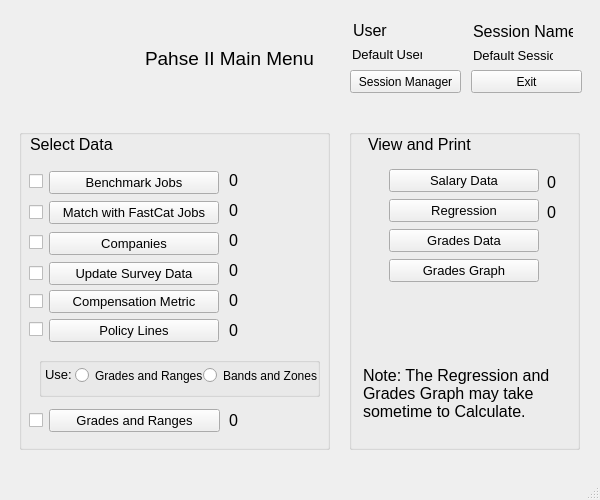
<?xml version="1.0" encoding="UTF-8"?>
<ui version="4.0">
 <class>MainWindow</class>
 <widget class="QMainWindow" name="MainWindow">
  <property name="enabled">
   <bool>true</bool>
  </property>
  <property name="geometry">
   <rect>
    <x>0</x>
    <y>0</y>
    <width>600</width>
    <height>500</height>
   </rect>
  </property>
  <property name="minimumSize">
   <size>
    <width>600</width>
    <height>500</height>
   </size>
  </property>
  <property name="maximumSize">
   <size>
    <width>600</width>
    <height>500</height>
   </size>
  </property>
  <property name="baseSize">
   <size>
    <width>600</width>
    <height>500</height>
   </size>
  </property>
  <property name="font">
   <font>
    <pointsize>10</pointsize>
   </font>
  </property>
  <property name="mouseTracking">
   <bool>false</bool>
  </property>
  <property name="acceptDrops">
   <bool>false</bool>
  </property>
  <property name="windowTitle">
   <string>MainWindow</string>
  </property>
  <widget class="QWidget" name="centralwidget">
   <widget class="QLabel" name="label">
    <property name="geometry">
     <rect>
      <x>0</x>
      <y>0</y>
      <width>601</width>
      <height>121</height>
     </rect>
    </property>
    <property name="text">
     <string/>
    </property>
    <property name="pixmap">
     <pixmap>LightGray.png</pixmap>
    </property>
   </widget>
   <widget class="QLabel" name="label_3">
    <property name="geometry">
     <rect>
      <x>21</x>
      <y>34</y>
      <width>101</width>
      <height>51</height>
     </rect>
    </property>
    <property name="text">
     <string/>
    </property>
    <property name="pixmap">
     <pixmap>qq.png</pixmap>
    </property>
   </widget>
   <widget class="QLabel" name="label_4">
    <property name="geometry">
     <rect>
      <x>145</x>
      <y>43</y>
      <width>181</width>
      <height>31</height>
     </rect>
    </property>
    <property name="palette">
     <palette>
      <active>
       <colorrole role="WindowText">
        <brush brushstyle="SolidPattern">
         <color alpha="255">
          <red>0</red>
          <green>0</green>
          <blue>0</blue>
         </color>
        </brush>
       </colorrole>
      </active>
      <inactive>
       <colorrole role="WindowText">
        <brush brushstyle="SolidPattern">
         <color alpha="255">
          <red>0</red>
          <green>0</green>
          <blue>0</blue>
         </color>
        </brush>
       </colorrole>
      </inactive>
      <disabled>
       <colorrole role="WindowText">
        <brush brushstyle="SolidPattern">
         <color alpha="255">
          <red>120</red>
          <green>120</green>
          <blue>120</blue>
         </color>
        </brush>
       </colorrole>
      </disabled>
     </palette>
    </property>
    <property name="font">
     <font>
      <pointsize>14</pointsize>
     </font>
    </property>
    <property name="text">
     <string>Pahse II Main Menu</string>
    </property>
   </widget>
   <widget class="QLabel" name="label_5">
    <property name="geometry">
     <rect>
      <x>344</x>
      <y>14</y>
      <width>241</width>
      <height>91</height>
     </rect>
    </property>
    <property name="text">
     <string/>
    </property>
    <property name="pixmap">
     <pixmap>gray.png</pixmap>
    </property>
   </widget>
   <widget class="QLabel" name="label_2">
    <property name="geometry">
     <rect>
      <x>0</x>
      <y>119</y>
      <width>600</width>
      <height>381</height>
     </rect>
    </property>
    <property name="text">
     <string/>
    </property>
    <property name="pixmap">
     <pixmap>blue - Copy.png</pixmap>
    </property>
   </widget>
   <widget class="QLabel" name="label_6">
    <property name="geometry">
     <rect>
      <x>353</x>
      <y>24</y>
      <width>47</width>
      <height>13</height>
     </rect>
    </property>
    <property name="palette">
     <palette>
      <active>
       <colorrole role="WindowText">
        <brush brushstyle="SolidPattern">
         <color alpha="255">
          <red>0</red>
          <green>0</green>
          <blue>0</blue>
         </color>
        </brush>
       </colorrole>
      </active>
      <inactive>
       <colorrole role="WindowText">
        <brush brushstyle="SolidPattern">
         <color alpha="255">
          <red>0</red>
          <green>0</green>
          <blue>0</blue>
         </color>
        </brush>
       </colorrole>
      </inactive>
      <disabled>
       <colorrole role="WindowText">
        <brush brushstyle="SolidPattern">
         <color alpha="255">
          <red>120</red>
          <green>120</green>
          <blue>120</blue>
         </color>
        </brush>
       </colorrole>
      </disabled>
     </palette>
    </property>
    <property name="font">
     <font>
      <pointsize>12</pointsize>
     </font>
    </property>
    <property name="text">
     <string>User</string>
    </property>
   </widget>
   <widget class="QLabel" name="label_7">
    <property name="geometry">
     <rect>
      <x>352</x>
      <y>44</y>
      <width>70</width>
      <height>20</height>
     </rect>
    </property>
    <property name="palette">
     <palette>
      <active>
       <colorrole role="WindowText">
        <brush brushstyle="SolidPattern">
         <color alpha="255">
          <red>0</red>
          <green>0</green>
          <blue>0</blue>
         </color>
        </brush>
       </colorrole>
      </active>
      <inactive>
       <colorrole role="WindowText">
        <brush brushstyle="SolidPattern">
         <color alpha="255">
          <red>0</red>
          <green>0</green>
          <blue>0</blue>
         </color>
        </brush>
       </colorrole>
      </inactive>
      <disabled>
       <colorrole role="WindowText">
        <brush brushstyle="SolidPattern">
         <color alpha="255">
          <red>120</red>
          <green>120</green>
          <blue>120</blue>
         </color>
        </brush>
       </colorrole>
      </disabled>
     </palette>
    </property>
    <property name="font">
     <font>
      <pointsize>10</pointsize>
     </font>
    </property>
    <property name="text">
     <string>Default User</string>
    </property>
   </widget>
   <widget class="QLabel" name="label_8">
    <property name="geometry">
     <rect>
      <x>473</x>
      <y>21</y>
      <width>100</width>
      <height>20</height>
     </rect>
    </property>
    <property name="palette">
     <palette>
      <active>
       <colorrole role="WindowText">
        <brush brushstyle="SolidPattern">
         <color alpha="255">
          <red>0</red>
          <green>0</green>
          <blue>0</blue>
         </color>
        </brush>
       </colorrole>
      </active>
      <inactive>
       <colorrole role="WindowText">
        <brush brushstyle="SolidPattern">
         <color alpha="255">
          <red>0</red>
          <green>0</green>
          <blue>0</blue>
         </color>
        </brush>
       </colorrole>
      </inactive>
      <disabled>
       <colorrole role="WindowText">
        <brush brushstyle="SolidPattern">
         <color alpha="255">
          <red>120</red>
          <green>120</green>
          <blue>120</blue>
         </color>
        </brush>
       </colorrole>
      </disabled>
     </palette>
    </property>
    <property name="font">
     <font>
      <pointsize>12</pointsize>
     </font>
    </property>
    <property name="text">
     <string>Session Name</string>
    </property>
   </widget>
   <widget class="QLabel" name="label_9">
    <property name="geometry">
     <rect>
      <x>473</x>
      <y>45</y>
      <width>80</width>
      <height>20</height>
     </rect>
    </property>
    <property name="palette">
     <palette>
      <active>
       <colorrole role="WindowText">
        <brush brushstyle="SolidPattern">
         <color alpha="255">
          <red>0</red>
          <green>0</green>
          <blue>0</blue>
         </color>
        </brush>
       </colorrole>
      </active>
      <inactive>
       <colorrole role="WindowText">
        <brush brushstyle="SolidPattern">
         <color alpha="255">
          <red>0</red>
          <green>0</green>
          <blue>0</blue>
         </color>
        </brush>
       </colorrole>
      </inactive>
      <disabled>
       <colorrole role="WindowText">
        <brush brushstyle="SolidPattern">
         <color alpha="255">
          <red>120</red>
          <green>120</green>
          <blue>120</blue>
         </color>
        </brush>
       </colorrole>
      </disabled>
     </palette>
    </property>
    <property name="text">
     <string>Default Session</string>
    </property>
   </widget>
   <widget class="QPushButton" name="SessionManagerButton">
    <property name="geometry">
     <rect>
      <x>350</x>
      <y>70</y>
      <width>111</width>
      <height>23</height>
     </rect>
    </property>
    <property name="font">
     <font>
      <pointsize>9</pointsize>
     </font>
    </property>
    <property name="text">
     <string>Session Manager</string>
    </property>
   </widget>
   <widget class="QPushButton" name="ExitButton">
    <property name="geometry">
     <rect>
      <x>471</x>
      <y>70</y>
      <width>111</width>
      <height>23</height>
     </rect>
    </property>
    <property name="font">
     <font>
      <pointsize>9</pointsize>
     </font>
    </property>
    <property name="text">
     <string>Exit</string>
    </property>
   </widget>
   <widget class="QGroupBox" name="groupBox">
    <property name="geometry">
     <rect>
      <x>19</x>
      <y>129</y>
      <width>311</width>
      <height>321</height>
     </rect>
    </property>
    <property name="title">
     <string/>
    </property>
    <widget class="QGroupBox" name="groupBox_3">
     <property name="geometry">
      <rect>
       <x>20</x>
       <y>228</y>
       <width>281</width>
       <height>40</height>
      </rect>
     </property>
     <property name="title">
      <string/>
     </property>
     <widget class="QRadioButton" name="GradesandRanges_2">
      <property name="geometry">
       <rect>
        <x>36</x>
        <y>10</y>
        <width>131</width>
        <height>17</height>
       </rect>
      </property>
      <property name="palette">
       <palette>
        <active>
         <colorrole role="WindowText">
          <brush brushstyle="SolidPattern">
           <color alpha="255">
            <red>0</red>
            <green>0</green>
            <blue>0</blue>
           </color>
          </brush>
         </colorrole>
        </active>
        <inactive>
         <colorrole role="WindowText">
          <brush brushstyle="SolidPattern">
           <color alpha="255">
            <red>0</red>
            <green>0</green>
            <blue>0</blue>
           </color>
          </brush>
         </colorrole>
        </inactive>
        <disabled>
         <colorrole role="WindowText">
          <brush brushstyle="SolidPattern">
           <color alpha="255">
            <red>120</red>
            <green>120</green>
            <blue>120</blue>
           </color>
          </brush>
         </colorrole>
        </disabled>
       </palette>
      </property>
      <property name="font">
       <font>
        <pointsize>9</pointsize>
       </font>
      </property>
      <property name="text">
       <string>Grades and Ranges</string>
      </property>
     </widget>
     <widget class="QRadioButton" name="BandsandZones">
      <property name="geometry">
       <rect>
        <x>164</x>
        <y>10</y>
        <width>121</width>
        <height>17</height>
       </rect>
      </property>
      <property name="palette">
       <palette>
        <active>
         <colorrole role="WindowText">
          <brush brushstyle="SolidPattern">
           <color alpha="255">
            <red>0</red>
            <green>0</green>
            <blue>0</blue>
           </color>
          </brush>
         </colorrole>
        </active>
        <inactive>
         <colorrole role="WindowText">
          <brush brushstyle="SolidPattern">
           <color alpha="255">
            <red>0</red>
            <green>0</green>
            <blue>0</blue>
           </color>
          </brush>
         </colorrole>
        </inactive>
        <disabled>
         <colorrole role="WindowText">
          <brush brushstyle="SolidPattern">
           <color alpha="255">
            <red>120</red>
            <green>120</green>
            <blue>120</blue>
           </color>
          </brush>
         </colorrole>
        </disabled>
       </palette>
      </property>
      <property name="font">
       <font>
        <pointsize>9</pointsize>
       </font>
      </property>
      <property name="text">
       <string>Bands and Zones</string>
      </property>
     </widget>
     <widget class="QLabel" name="label_10">
      <property name="geometry">
       <rect>
        <x>6</x>
        <y>7</y>
        <width>47</width>
        <height>21</height>
       </rect>
      </property>
      <property name="palette">
       <palette>
        <active>
         <colorrole role="WindowText">
          <brush brushstyle="SolidPattern">
           <color alpha="255">
            <red>0</red>
            <green>0</green>
            <blue>0</blue>
           </color>
          </brush>
         </colorrole>
        </active>
        <inactive>
         <colorrole role="WindowText">
          <brush brushstyle="SolidPattern">
           <color alpha="255">
            <red>0</red>
            <green>0</green>
            <blue>0</blue>
           </color>
          </brush>
         </colorrole>
        </inactive>
        <disabled>
         <colorrole role="WindowText">
          <brush brushstyle="SolidPattern">
           <color alpha="255">
            <red>120</red>
            <green>120</green>
            <blue>120</blue>
           </color>
          </brush>
         </colorrole>
        </disabled>
       </palette>
      </property>
      <property name="text">
       <string>Use:</string>
      </property>
     </widget>
    </widget>
    <widget class="QPushButton" name="GradesandRangesButton">
     <property name="geometry">
      <rect>
       <x>30</x>
       <y>280</y>
       <width>171</width>
       <height>23</height>
      </rect>
     </property>
     <property name="text">
      <string>Grades and Ranges</string>
     </property>
    </widget>
    <widget class="QPushButton" name="PolicyLinesButton">
     <property name="geometry">
      <rect>
       <x>30</x>
       <y>190</y>
       <width>170</width>
       <height>23</height>
      </rect>
     </property>
     <property name="text">
      <string>Policy Lines</string>
     </property>
    </widget>
    <widget class="QPushButton" name="CompensationMetricButton">
     <property name="geometry">
      <rect>
       <x>30</x>
       <y>161</y>
       <width>170</width>
       <height>23</height>
      </rect>
     </property>
     <property name="text">
      <string>Compensation Metric</string>
     </property>
    </widget>
    <widget class="QPushButton" name="UpdateSurveyDataButton">
     <property name="geometry">
      <rect>
       <x>30</x>
       <y>133</y>
       <width>170</width>
       <height>23</height>
      </rect>
     </property>
     <property name="text">
      <string>Update Survey Data</string>
     </property>
    </widget>
    <widget class="QPushButton" name="CompaniesButton">
     <property name="geometry">
      <rect>
       <x>30</x>
       <y>103</y>
       <width>170</width>
       <height>23</height>
      </rect>
     </property>
     <property name="text">
      <string>Companies</string>
     </property>
    </widget>
    <widget class="QPushButton" name="MatchiwthFastCatJobsButton">
     <property name="geometry">
      <rect>
       <x>30</x>
       <y>72</y>
       <width>170</width>
       <height>23</height>
      </rect>
     </property>
     <property name="text">
      <string>Match with FastCat Jobs</string>
     </property>
    </widget>
    <widget class="QPushButton" name="BenchmarkJobsButton">
     <property name="geometry">
      <rect>
       <x>30</x>
       <y>42</y>
       <width>170</width>
       <height>23</height>
      </rect>
     </property>
     <property name="text">
      <string>Benchmark Jobs</string>
     </property>
    </widget>
    <widget class="QLabel" name="label_12">
     <property name="geometry">
      <rect>
       <x>11</x>
       <y>0</y>
       <width>90</width>
       <height>30</height>
      </rect>
     </property>
     <property name="palette">
      <palette>
       <active>
        <colorrole role="WindowText">
         <brush brushstyle="SolidPattern">
          <color alpha="255">
           <red>0</red>
           <green>0</green>
           <blue>0</blue>
          </color>
         </brush>
        </colorrole>
       </active>
       <inactive>
        <colorrole role="WindowText">
         <brush brushstyle="SolidPattern">
          <color alpha="255">
           <red>0</red>
           <green>0</green>
           <blue>0</blue>
          </color>
         </brush>
        </colorrole>
       </inactive>
       <disabled>
        <colorrole role="WindowText">
         <brush brushstyle="SolidPattern">
          <color alpha="255">
           <red>120</red>
           <green>120</green>
           <blue>120</blue>
          </color>
         </brush>
        </colorrole>
       </disabled>
      </palette>
     </property>
     <property name="font">
      <font>
       <pointsize>12</pointsize>
      </font>
     </property>
     <property name="text">
      <string>Select Data</string>
     </property>
    </widget>
    <widget class="QCheckBox" name="checkBox">
     <property name="geometry">
      <rect>
       <x>10</x>
       <y>44</y>
       <width>70</width>
       <height>17</height>
      </rect>
     </property>
     <property name="text">
      <string/>
     </property>
    </widget>
    <widget class="QCheckBox" name="checkBox_2">
     <property name="geometry">
      <rect>
       <x>10</x>
       <y>75</y>
       <width>70</width>
       <height>17</height>
      </rect>
     </property>
     <property name="text">
      <string/>
     </property>
    </widget>
    <widget class="QCheckBox" name="checkBox_3">
     <property name="geometry">
      <rect>
       <x>10</x>
       <y>105</y>
       <width>70</width>
       <height>17</height>
      </rect>
     </property>
     <property name="text">
      <string/>
     </property>
    </widget>
    <widget class="QCheckBox" name="checkBox_4">
     <property name="geometry">
      <rect>
       <x>10</x>
       <y>136</y>
       <width>70</width>
       <height>17</height>
      </rect>
     </property>
     <property name="text">
      <string/>
     </property>
    </widget>
    <widget class="QCheckBox" name="checkBox_6">
     <property name="geometry">
      <rect>
       <x>10</x>
       <y>192</y>
       <width>70</width>
       <height>17</height>
      </rect>
     </property>
     <property name="text">
      <string/>
     </property>
    </widget>
    <widget class="QCheckBox" name="checkBox_7">
     <property name="geometry">
      <rect>
       <x>10</x>
       <y>283</y>
       <width>70</width>
       <height>17</height>
      </rect>
     </property>
     <property name="text">
      <string/>
     </property>
    </widget>
    <widget class="QCheckBox" name="checkBox_5">
     <property name="geometry">
      <rect>
       <x>10</x>
       <y>164</y>
       <width>70</width>
       <height>17</height>
      </rect>
     </property>
     <property name="text">
      <string/>
     </property>
    </widget>
    <widget class="QLabel" name="BenchmarkJobsLabel">
     <property name="geometry">
      <rect>
       <x>210</x>
       <y>45</y>
       <width>46</width>
       <height>13</height>
      </rect>
     </property>
     <property name="font">
      <font>
       <pointsize>12</pointsize>
      </font>
     </property>
     <property name="text">
      <string>0</string>
     </property>
    </widget>
    <widget class="QLabel" name="MatchiwthFastCatJobsLabel">
     <property name="geometry">
      <rect>
       <x>210</x>
       <y>75</y>
       <width>46</width>
       <height>13</height>
      </rect>
     </property>
     <property name="font">
      <font>
       <pointsize>12</pointsize>
      </font>
     </property>
     <property name="text">
      <string>0</string>
     </property>
    </widget>
    <widget class="QLabel" name="CompaniesLabel">
     <property name="geometry">
      <rect>
       <x>210</x>
       <y>105</y>
       <width>46</width>
       <height>13</height>
      </rect>
     </property>
     <property name="font">
      <font>
       <pointsize>12</pointsize>
      </font>
     </property>
     <property name="text">
      <string>0</string>
     </property>
    </widget>
    <widget class="QLabel" name="UpdateSurveyDataLabel">
     <property name="geometry">
      <rect>
       <x>210</x>
       <y>135</y>
       <width>46</width>
       <height>13</height>
      </rect>
     </property>
     <property name="font">
      <font>
       <pointsize>12</pointsize>
      </font>
     </property>
     <property name="text">
      <string>0</string>
     </property>
    </widget>
    <widget class="QLabel" name="CompensationMetricLabel">
     <property name="geometry">
      <rect>
       <x>210</x>
       <y>165</y>
       <width>46</width>
       <height>13</height>
      </rect>
     </property>
     <property name="font">
      <font>
       <pointsize>12</pointsize>
      </font>
     </property>
     <property name="text">
      <string>0</string>
     </property>
    </widget>
    <widget class="QLabel" name="PolicyLinesLabel">
     <property name="geometry">
      <rect>
       <x>210</x>
       <y>195</y>
       <width>46</width>
       <height>13</height>
      </rect>
     </property>
     <property name="font">
      <font>
       <pointsize>12</pointsize>
      </font>
     </property>
     <property name="text">
      <string>0</string>
     </property>
    </widget>
    <widget class="QLabel" name="GradesandRangesLabel">
     <property name="geometry">
      <rect>
       <x>210</x>
       <y>285</y>
       <width>46</width>
       <height>13</height>
      </rect>
     </property>
     <property name="font">
      <font>
       <pointsize>12</pointsize>
      </font>
     </property>
     <property name="text">
      <string>0</string>
     </property>
    </widget>
   </widget>
   <widget class="QGroupBox" name="groupBox_2">
    <property name="geometry">
     <rect>
      <x>349</x>
      <y>129</y>
      <width>231</width>
      <height>321</height>
     </rect>
    </property>
    <property name="title">
     <string/>
    </property>
    <widget class="QLabel" name="label_11">
     <property name="geometry">
      <rect>
       <x>19</x>
       <y>0</y>
       <width>121</width>
       <height>30</height>
      </rect>
     </property>
     <property name="palette">
      <palette>
       <active>
        <colorrole role="WindowText">
         <brush brushstyle="SolidPattern">
          <color alpha="255">
           <red>0</red>
           <green>0</green>
           <blue>0</blue>
          </color>
         </brush>
        </colorrole>
       </active>
       <inactive>
        <colorrole role="WindowText">
         <brush brushstyle="SolidPattern">
          <color alpha="255">
           <red>0</red>
           <green>0</green>
           <blue>0</blue>
          </color>
         </brush>
        </colorrole>
       </inactive>
       <disabled>
        <colorrole role="WindowText">
         <brush brushstyle="SolidPattern">
          <color alpha="255">
           <red>120</red>
           <green>120</green>
           <blue>120</blue>
          </color>
         </brush>
        </colorrole>
       </disabled>
      </palette>
     </property>
     <property name="font">
      <font>
       <pointsize>12</pointsize>
      </font>
     </property>
     <property name="text">
      <string>View and Print</string>
     </property>
    </widget>
    <widget class="QPushButton" name="SalaryDataButton">
     <property name="geometry">
      <rect>
       <x>40</x>
       <y>40</y>
       <width>150</width>
       <height>23</height>
      </rect>
     </property>
     <property name="text">
      <string>Salary Data</string>
     </property>
    </widget>
    <widget class="QPushButton" name="RegressionButton">
     <property name="geometry">
      <rect>
       <x>40</x>
       <y>70</y>
       <width>150</width>
       <height>23</height>
      </rect>
     </property>
     <property name="text">
      <string>Regression</string>
     </property>
    </widget>
    <widget class="QPushButton" name="GradesDataButton">
     <property name="geometry">
      <rect>
       <x>40</x>
       <y>100</y>
       <width>150</width>
       <height>23</height>
      </rect>
     </property>
     <property name="text">
      <string>Grades Data</string>
     </property>
    </widget>
    <widget class="QPushButton" name="GradesGraphButton">
     <property name="geometry">
      <rect>
       <x>40</x>
       <y>130</y>
       <width>150</width>
       <height>23</height>
      </rect>
     </property>
     <property name="text">
      <string>Grades Graph</string>
     </property>
    </widget>
    <widget class="QLabel" name="label_13">
     <property name="geometry">
      <rect>
       <x>14</x>
       <y>229</y>
       <width>201</width>
       <height>71</height>
      </rect>
     </property>
     <property name="palette">
      <palette>
       <active>
        <colorrole role="WindowText">
         <brush brushstyle="SolidPattern">
          <color alpha="255">
           <red>0</red>
           <green>0</green>
           <blue>0</blue>
          </color>
         </brush>
        </colorrole>
       </active>
       <inactive>
        <colorrole role="WindowText">
         <brush brushstyle="SolidPattern">
          <color alpha="255">
           <red>0</red>
           <green>0</green>
           <blue>0</blue>
          </color>
         </brush>
        </colorrole>
       </inactive>
       <disabled>
        <colorrole role="WindowText">
         <brush brushstyle="SolidPattern">
          <color alpha="255">
           <red>120</red>
           <green>120</green>
           <blue>120</blue>
          </color>
         </brush>
        </colorrole>
       </disabled>
      </palette>
     </property>
     <property name="font">
      <font>
       <pointsize>12</pointsize>
      </font>
     </property>
     <property name="text">
      <string>Note: The Regression and
Grades Graph may take
sometime to Calculate.</string>
     </property>
    </widget>
    <widget class="QLabel" name="SalaryDataLabel">
     <property name="geometry">
      <rect>
       <x>198</x>
       <y>45</y>
       <width>21</width>
       <height>16</height>
      </rect>
     </property>
     <property name="palette">
      <palette>
       <active>
        <colorrole role="WindowText">
         <brush brushstyle="SolidPattern">
          <color alpha="255">
           <red>0</red>
           <green>0</green>
           <blue>0</blue>
          </color>
         </brush>
        </colorrole>
       </active>
       <inactive>
        <colorrole role="WindowText">
         <brush brushstyle="SolidPattern">
          <color alpha="255">
           <red>0</red>
           <green>0</green>
           <blue>0</blue>
          </color>
         </brush>
        </colorrole>
       </inactive>
       <disabled>
        <colorrole role="WindowText">
         <brush brushstyle="SolidPattern">
          <color alpha="255">
           <red>120</red>
           <green>120</green>
           <blue>120</blue>
          </color>
         </brush>
        </colorrole>
       </disabled>
      </palette>
     </property>
     <property name="font">
      <font>
       <pointsize>12</pointsize>
      </font>
     </property>
     <property name="text">
      <string>0</string>
     </property>
    </widget>
    <widget class="QLabel" name="RegressionLabel">
     <property name="geometry">
      <rect>
       <x>198</x>
       <y>75</y>
       <width>21</width>
       <height>16</height>
      </rect>
     </property>
     <property name="palette">
      <palette>
       <active>
        <colorrole role="WindowText">
         <brush brushstyle="SolidPattern">
          <color alpha="255">
           <red>0</red>
           <green>0</green>
           <blue>0</blue>
          </color>
         </brush>
        </colorrole>
       </active>
       <inactive>
        <colorrole role="WindowText">
         <brush brushstyle="SolidPattern">
          <color alpha="255">
           <red>0</red>
           <green>0</green>
           <blue>0</blue>
          </color>
         </brush>
        </colorrole>
       </inactive>
       <disabled>
        <colorrole role="WindowText">
         <brush brushstyle="SolidPattern">
          <color alpha="255">
           <red>120</red>
           <green>120</green>
           <blue>120</blue>
          </color>
         </brush>
        </colorrole>
       </disabled>
      </palette>
     </property>
     <property name="font">
      <font>
       <pointsize>12</pointsize>
      </font>
     </property>
     <property name="text">
      <string>0</string>
     </property>
    </widget>
   </widget>
  </widget>
  <widget class="QMenuBar" name="menubar">
   <property name="geometry">
    <rect>
     <x>0</x>
     <y>0</y>
     <width>600</width>
     <height>21</height>
    </rect>
   </property>
  </widget>
  <widget class="QStatusBar" name="statusbar"/>
 </widget>
 <resources/>
 <connections>
  <connection>
   <sender>ExitButton</sender>
   <signal>clicked()</signal>
   <receiver>MainWindow</receiver>
   <slot>close()</slot>
   <hints>
    <hint type="sourcelabel">
     <x>508</x>
     <y>102</y>
    </hint>
    <hint type="destinationlabel">
     <x>486</x>
     <y>-17</y>
    </hint>
   </hints>
  </connection>
 </connections>
</ui>
